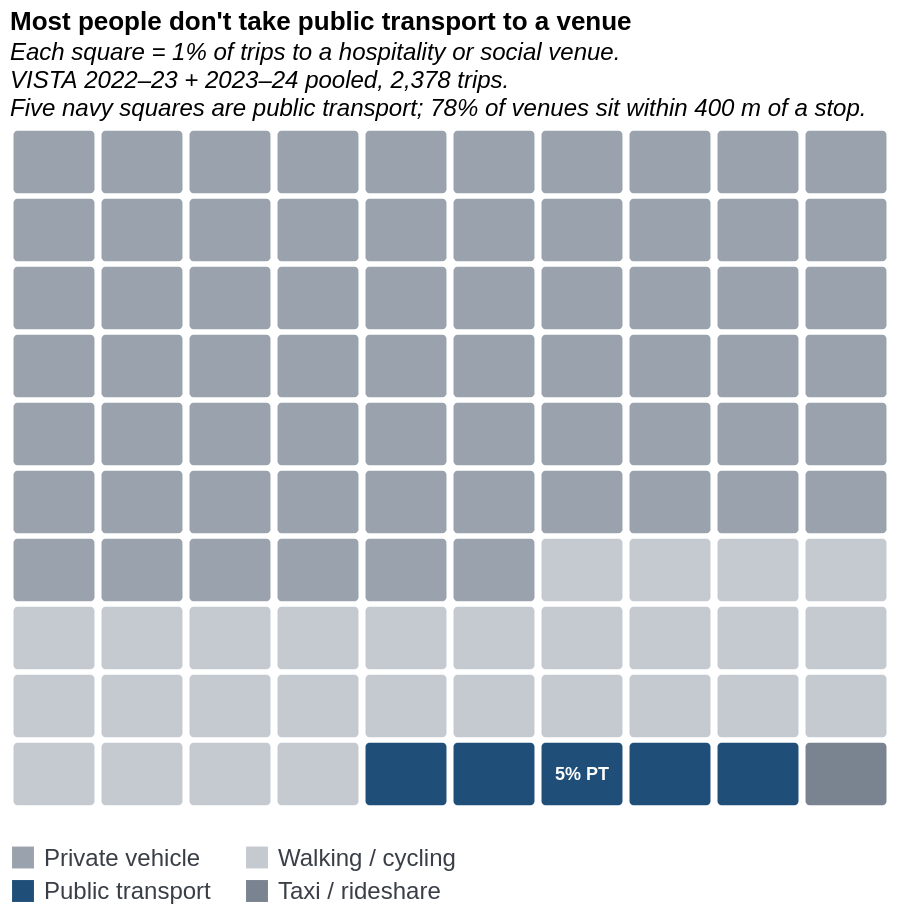

Write a Vega-Lite specification for this figure.
### Vega-Lite specification from a JSON file in a GitHub repository (floating-point values rounded to 4 significant figures)
{"$schema": "https://vega.github.io/schema/vega-lite/v5.json", "description": "Chart 21 — Waffle unit chart: 100 boxes each = 1 percentage point of trips to a hospitality or social venue by main mode. VISTA 2022-23 + 2023-24 pooled, 2,378 surveyed trips. Each box is generated inline via a sequence transform — no CSV required. The layout is a 10x10 grid with 44 px horizontal steps and 34 px vertical steps, keeping the plotted height aligned with chart-19 while making the boxes wider. Five navy boxes (indices 94–98) are public transport (5.3% rounded to 5), sitting in the bottom row against a sea of grey (66 car boxes) and light-grey (28 walking boxes). The visual makes the 5-vs-66 asymmetry visceral rather than merely numerical. The proximity paradox hook ('78% of venues sit within 400 m of a stop') is embedded in the wrapped subtitle. Data: VISTA, DTP Victoria, CC BY 4.0; derived by scripts/derive_hospitality_modes.py.", "title": {"text": "Most people don't take public transport to a venue", "subtitle": ["Each square = 1% of trips to a hospitality or social venue.", "VISTA 2022–23 + 2023–24 pooled, 2,378 trips.", "Five navy squares are public transport; 78% of venues sit within 400 m of a stop."], "anchor": "start", "subtitleFontStyle": "italic"}, "width": {"step": 44}, "height": {"step": 34}, "data": {"sequence": {"start": 0, "stop": 100, "as": "index"}}, "transform": [{"calculate": "datum.index % 10", "as": "col"}, {"calculate": "floor(datum.index / 10)", "as": "row"}, {"calculate": "datum.index < 66 ? 'Private vehicle' : datum.index < 94 ? 'Walking / cycling' : datum.index < 99 ? 'Public transport' : 'Taxi / rideshare'", "as": "mode_group"}, {"calculate": "datum.mode_group == 'Private vehicle' ? '65.7%' : datum.mode_group == 'Walking / cycling' ? '27.5%' : datum.mode_group == 'Public transport' ? '5.3%' : '1.2%'", "as": "share_label"}], "layer": [{"mark": {"type": "rect", "cornerRadius": 2}, "encoding": {"x": {"field": "col", "type": "ordinal", "title": null, "axis": null, "scale": {"paddingInner": 0.08, "paddingOuter": 0.04}}, "y": {"field": "row", "type": "ordinal", "title": null, "axis": null, "scale": {"paddingInner": 0.08, "paddingOuter": 0.04}}, "color": {"field": "mode_group", "type": "nominal", "title": null, "scale": {"domain": ["Private vehicle", "Walking / cycling", "Public transport", "Taxi / rideshare"], "range": ["#9aa3ad", "#c5cad0", "#1f4e79", "#7a8390"]}, "legend": {"orient": "bottom", "columns": 2, "labelFontSize": 12, "labelColor": "#3a3f47", "symbolSize": 120, "columnPadding": 16, "rowPadding": 4}}, "tooltip": [{"field": "mode_group", "title": "Mode"}, {"field": "share_label", "title": "Share of trips"}]}}, {"description": "Direct label on the five navy PT squares — makes the 5% figure readable without consulting the legend.", "transform": [{"filter": "datum.index == 96"}], "mark": {"type": "text", "align": "center", "baseline": "middle", "fontSize": 9, "fontWeight": "bold", "color": "white", "text": "5% PT"}, "encoding": {"x": {"field": "col", "type": "ordinal", "scale": {"paddingInner": 0.08, "paddingOuter": 0.04}}, "y": {"field": "row", "type": "ordinal", "scale": {"paddingInner": 0.08, "paddingOuter": 0.04}}}}], "config": {"view": {"stroke": null}, "axis": {"labelColor": "#3a3f47", "titleColor": "#3a3f47"}}}
